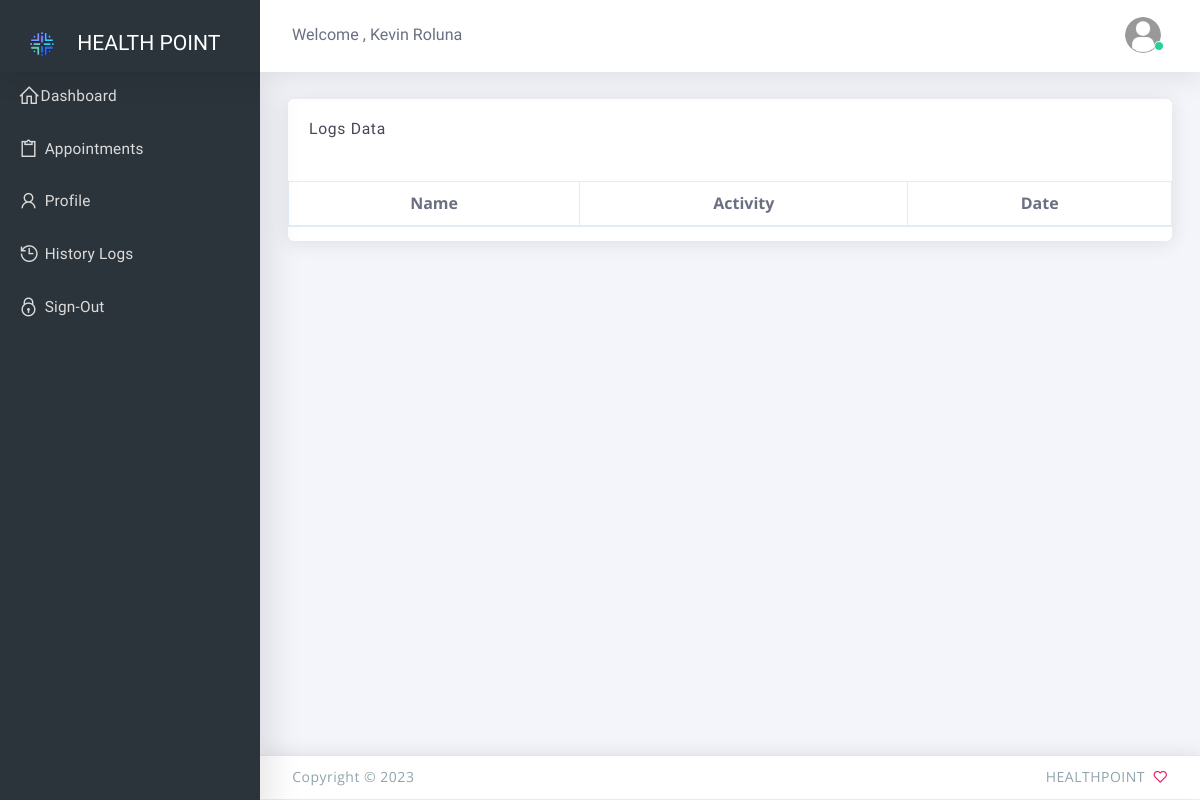
The app's page /patients/logs.php (signed in), older data.
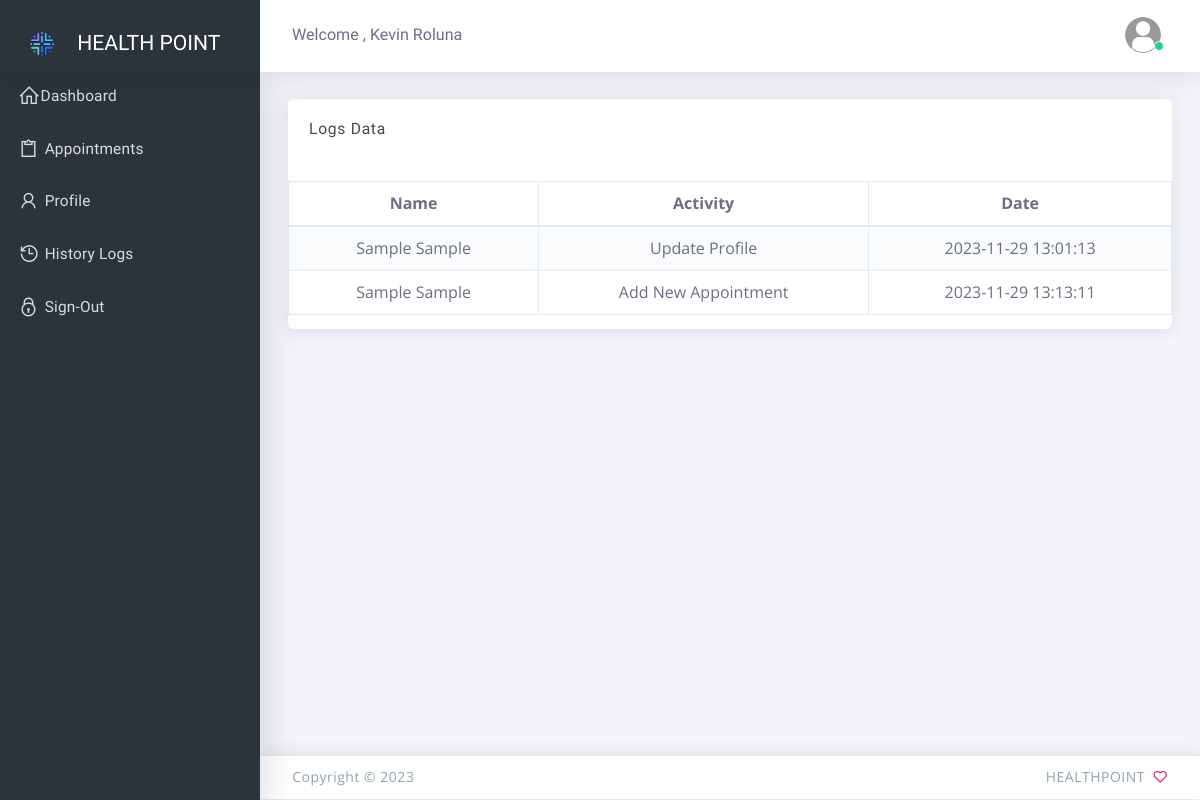
The same page, newer data.
### tables this page shows
CREATE TABLE `is_logs` (
  `id` int(12) NOT NULL,
  `name` varchar(100) NOT NULL,
  `logs` text NOT NULL,
  `patient_id` varchar(12) NOT NULL,
  `doc_id` varchar(12) NOT NULL,
  `date_added` datetime NOT NULL DEFAULT current_timestamp()
);

### patients/controller/logs.php (called while the page is built, shortened)
<?php
include('../controller/database.php');
$user = $_SESSION['id'];
$is_logs = $mysqli->query("SELECT * from is_logs where patient_id='$user'");

### patients/logs.php (the view, shortened to what this page needs)
<?php
 include("include/header.php");
 include("controller/logs.php");
?>
<body class="vertical-layout vertical-menu-modern 2-columns   fixed-navbar" data-open="click" data-menu="vertical-menu-modern" data-col="2-columns">
 <?php include("include/nav.php");?>
  <div class="app-content content">
    <div class="content-wrapper">
      <div class="content-body">
	<div class="row">
		<div class="col-12">
			<div class="card">
				<div class="card-header">
					<h4 class="card-title">Logs Data </h4>
					<br>
				</div>
				<div class="card-content">
					<div class="table-responsive">
						<table class="table alt-pagination wallet-wrapper table-bordered table-striped">
							<thead>
								<tr>
									<th class="text-center">Name </th>
									<th class="text-center">Activity</th>
									<th class="text-center">Date</th>
								</tr>
							</thead>
							<tbody>
							<?php while($val = $is_logs->fetch_object()){ ?>
								<tr>
									<td class="text-center"><?php echo $val->name;?></td>
									<td class="text-center"><?php echo $val->logs;?></td>
									<td class="text-center"><?php echo $val->date_added;?></td>
								</tr>
							<?php } ?>
							</tbody>
						</table>
					</div>
				</div>
			</div>
		</div>
	</div>
      </div>
    </div>
  </div>
    <?php include("include/footer.php");?>

Row changes from the older to the newer data that the page shows:
added is_logs: name "Sample Sample", logs "Update Profile", date_added "2023-11-29 13:01:13"
added is_logs: name "Sample Sample", logs "Add New Appointment", date_added "2023-11-29 13:13:11"
